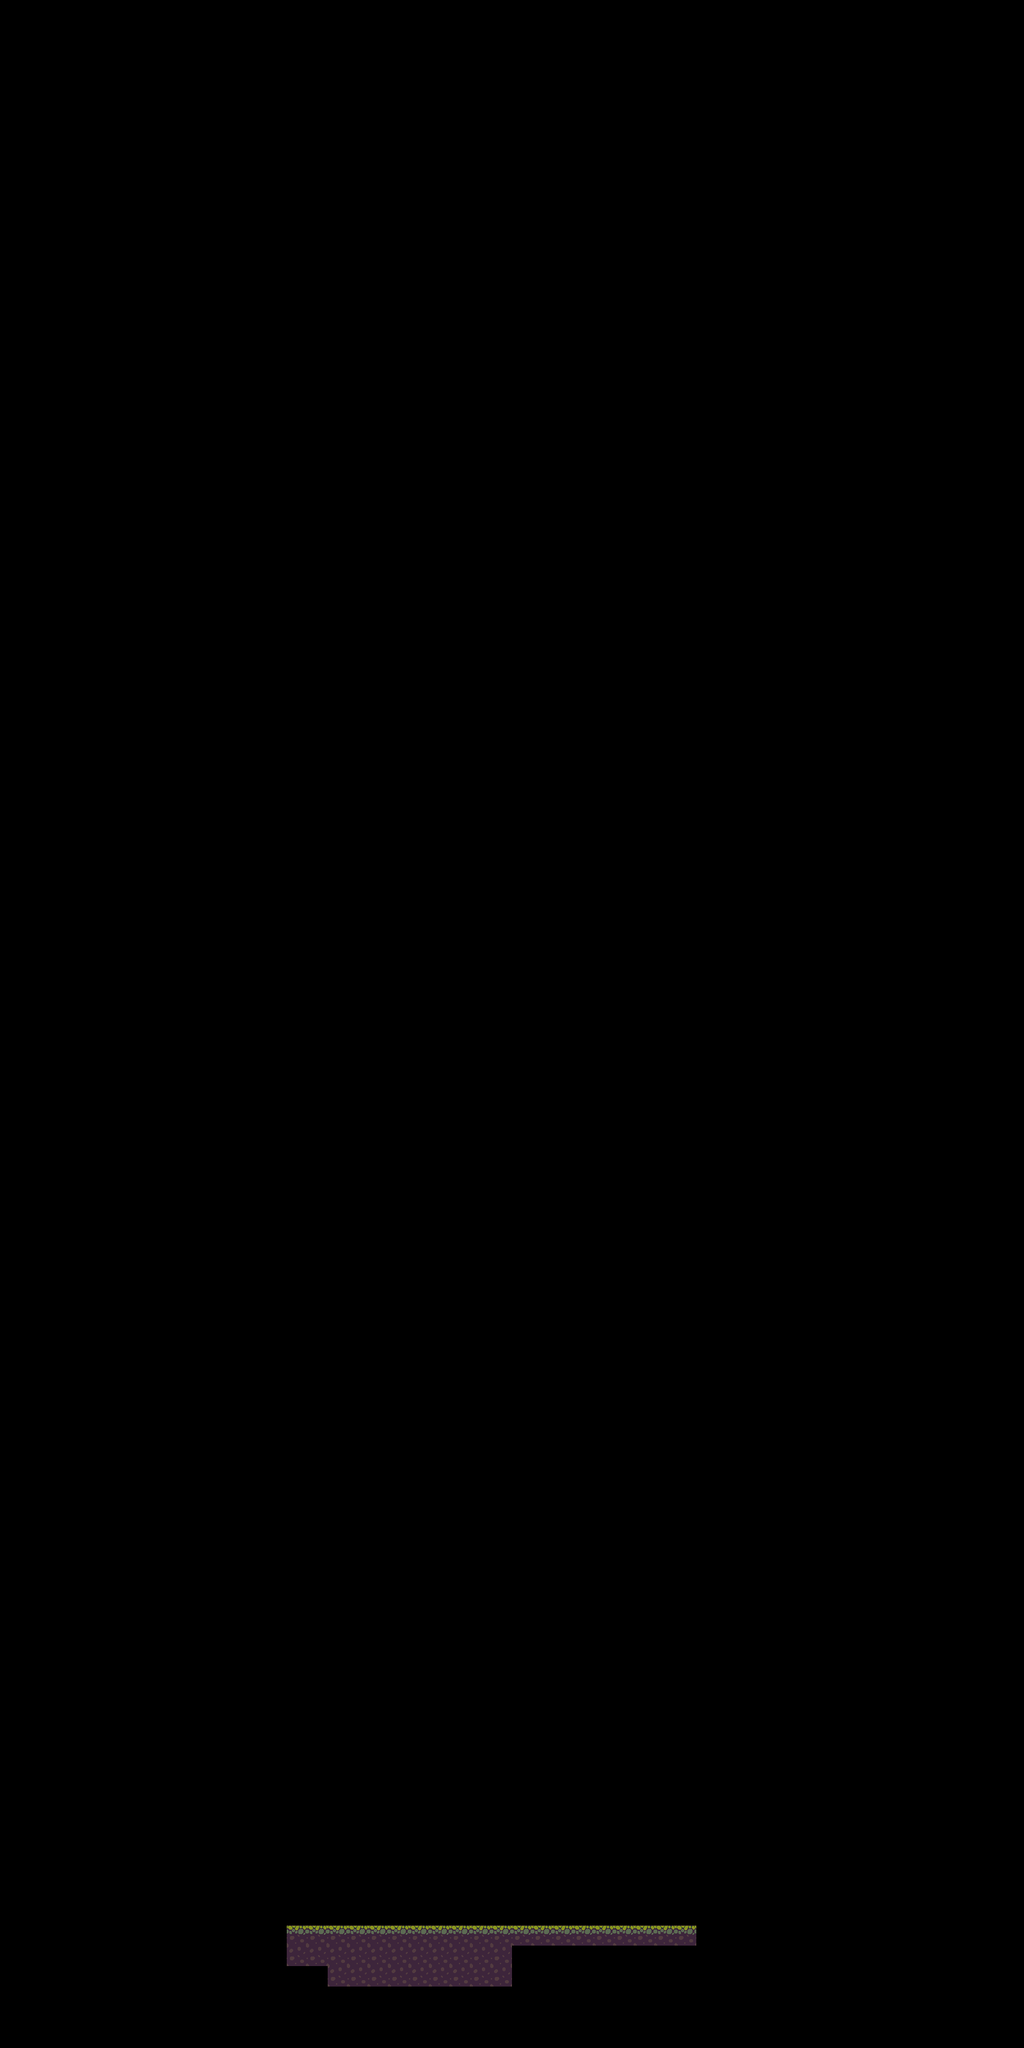

Below is a game level as drawn by its tile map, then a one-line description and the .tmx that defines it (tile-layer data replaced by summaries):
An orthogonal 50x100 tile map with 32x32 px tiles, 1 tile layer (tiles), 2 tilesets and 3 objects.

<map version="1.4" tiledversion="1.4.2" orientation="orthogonal" renderorder="right-down" width="50" height="100" tilewidth="32" tileheight="32" infinite="0" nextlayerid="5" nextobjectid="4">
 <tileset firstgid="1" name="Tileset" tilewidth="32" tileheight="32" tilecount="60" columns="10">
  <image source="tileset/1 Tiles/Tileset.png" width="320" height="192" />
 </tileset>
 <tileset firstgid="61" name="1" tilewidth="199" tileheight="183" tilecount="3" columns="0">
  <grid orientation="orthogonal" width="1" height="1" />
  <tile id="0">
   <image width="104" height="135" source="tileset/3 Objects/Willows/1.png" />
  </tile>
  <tile id="1">
   <image width="141" height="168" source="tileset/3 Objects/Willows/2.png" />
  </tile>
  <tile id="2">
   <image width="199" height="183" source="tileset/3 Objects/Willows/3.png" />
  </tile>
 </tileset>
 <layer id="1" name="tiles" width="50" height="100">
  <data>[5000 cells, 40 non-empty, 2 distinct tile ids]</data>
 </layer>
 <objectgroup id="2" name="scenery">
  <object id="1" gid="61" x="777.633" y="3008.57" width="104" height="135" />
 </objectgroup>
 <objectgroup id="3" name="meta">
  <object id="2" x="539.341" y="2599.3" width="500" height="500" />
 </objectgroup>
 <objectgroup id="4" name="geom" visible="0">
  <object id="3" x="450.524" y="3008.04" width="638.822" height="42.743" />
 </objectgroup>
</map>
